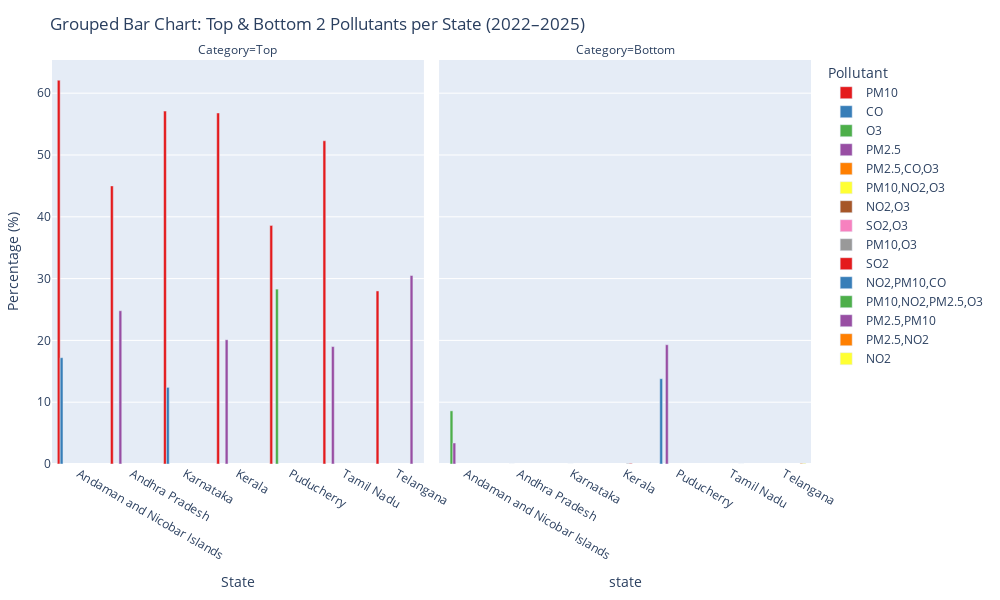

This figure's notebook cell:
### Code cell
import pandas as pd
import plotly.express as px

# Create top 2 and bottom 2 pollutants per state
def get_top_bottom_pollutants(df, top_n=2):
    records = []

    for state in df['state'].unique():
        state_data = df[df['state'] == state].copy()
        sorted_data = state_data.sort_values(by='percentage', ascending=False)

        # Top N
        for _, row in sorted_data.head(top_n).iterrows():
            records.append({
                'state': state,
                'pollutant': row['prominent_pollutants'],
                'percentage': row['percentage'],
                'Category': 'Top'
            })

        # Bottom N
        for _, row in sorted_data.tail(top_n).iterrows():
            records.append({
                'state': state,
                'pollutant': row['prominent_pollutants'],
                'percentage': row['percentage'],
                'Category': 'Bottom'
            })

    return pd.DataFrame(records)

# Prepare data
top_bottom_df = get_top_bottom_pollutants(pollutant_counts)

# Plot grouped bar chart
fig = px.bar(
    top_bottom_df,
    x='state',
    y='percentage',
    color='pollutant',
    barmode='group',
    facet_col='Category',
    height=600,
    width=1000,
    title='Grouped Bar Chart: Top & Bottom 2 Pollutants per State (2022–2025)',
    color_discrete_sequence=px.colors.qualitative.Set1
)

fig.update_layout(
    xaxis_title='State',
    yaxis_title='Percentage (%)',
    legend_title='Pollutant',
    margin=dict(t=60, l=40, r=40, b=40)
)

fig.show()

### Figure 1 — Plotly figure (JSON) as saved in the notebook; plotly's stock layout.template omitted (floating-point values rounded to 4 significant figures)
{"data": [{"alignmentgroup": "True", "hovertemplate": "pollutant=PM10<br>Category=Top<br>state=%{x}<br>percentage=%{y}<extra></extra>", "legendgroup": "PM10", "marker": {"color": "rgb(228,26,28)", "pattern": {"shape": ""}}, "name": "PM10", "offsetgroup": "PM10", "orientation": "v", "showlegend": true, "textposition": "auto", "type": "bar", "x": ["Andaman and Nicobar Islands", "Andhra Pradesh", "Karnataka", "Kerala", "Puducherry", "Tamil Nadu", "Telangana"], "xaxis": "x", "y": [62.1, 45.0, 57.1, 56.8, 38.6, 52.3, 28.0], "yaxis": "y"}, {"alignmentgroup": "True", "hovertemplate": "pollutant=CO<br>Category=Top<br>state=%{x}<br>percentage=%{y}<extra></extra>", "legendgroup": "CO", "marker": {"color": "rgb(55,126,184)", "pattern": {"shape": ""}}, "name": "CO", "offsetgroup": "CO", "orientation": "v", "showlegend": true, "textposition": "auto", "type": "bar", "x": ["Andaman and Nicobar Islands", "Karnataka"], "xaxis": "x", "y": [17.2, 12.4], "yaxis": "y"}, {"alignmentgroup": "True", "hovertemplate": "pollutant=CO<br>Category=Bottom<br>state=%{x}<br>percentage=%{y}<extra></extra>", "legendgroup": "CO", "marker": {"color": "rgb(55,126,184)", "pattern": {"shape": ""}}, "name": "CO", "offsetgroup": "CO", "orientation": "v", "showlegend": false, "textposition": "auto", "type": "bar", "x": ["Puducherry"], "xaxis": "x2", "y": [13.8], "yaxis": "y2"}, {"alignmentgroup": "True", "hovertemplate": "pollutant=O3<br>Category=Top<br>state=%{x}<br>percentage=%{y}<extra></extra>", "legendgroup": "O3", "marker": {"color": "rgb(77,175,74)", "pattern": {"shape": ""}}, "name": "O3", "offsetgroup": "O3", "orientation": "v", "showlegend": true, "textposition": "auto", "type": "bar", "x": ["Puducherry"], "xaxis": "x", "y": [28.3], "yaxis": "y"}, {"alignmentgroup": "True", "hovertemplate": "pollutant=O3<br>Category=Bottom<br>state=%{x}<br>percentage=%{y}<extra></extra>", "legendgroup": "O3", "marker": {"color": "rgb(77,175,74)", "pattern": {"shape": ""}}, "name": "O3", "offsetgroup": "O3", "orientation": "v", "showlegend": false, "textposition": "auto", "type": "bar", "x": ["Andaman and Nicobar Islands"], "xaxis": "x2", "y": [8.6], "yaxis": "y2"}, {"alignmentgroup": "True", "hovertemplate": "pollutant=PM2.5<br>Category=Top<br>state=%{x}<br>percentage=%{y}<extra></extra>", "legendgroup": "PM2.5", "marker": {"color": "rgb(152,78,163)", "pattern": {"shape": ""}}, "name": "PM2.5", "offsetgroup": "PM2.5", "orientation": "v", "showlegend": true, "textposition": "auto", "type": "bar", "x": ["Andhra Pradesh", "Kerala", "Tamil Nadu"], "xaxis": "x", "y": [24.8, 20.1, 19.0], "yaxis": "y"}, {"alignmentgroup": "True", "hovertemplate": "pollutant=PM2.5<br>Category=Bottom<br>state=%{x}<br>percentage=%{y}<extra></extra>", "legendgroup": "PM2.5", "marker": {"color": "rgb(152,78,163)", "pattern": {"shape": ""}}, "name": "PM2.5", "offsetgroup": "PM2.5", "orientation": "v", "showlegend": false, "textposition": "auto", "type": "bar", "x": ["Andaman and Nicobar Islands", "Puducherry"], "xaxis": "x2", "y": [3.4, 19.3], "yaxis": "y2"}, {"alignmentgroup": "True", "hovertemplate": "pollutant=PM2.5,CO,O3<br>Category=Bottom<br>state=%{x}<br>percentage=%{y}<extra></extra>", "legendgroup": "PM2.5,CO,O3", "marker": {"color": "rgb(255,127,0)", "pattern": {"shape": ""}}, "name": "PM2.5,CO,O3", "offsetgroup": "PM2.5,CO,O3", "orientation": "v", "showlegend": true, "textposition": "auto", "type": "bar", "x": ["Andhra Pradesh"], "xaxis": "x2", "y": [0.0], "yaxis": "y2"}, {"alignmentgroup": "True", "hovertemplate": "pollutant=PM10,NO2,O3<br>Category=Bottom<br>state=%{x}<br>percentage=%{y}<extra></extra>", "legendgroup": "PM10,NO2,O3", "marker": {"color": "rgb(255,255,51)", "pattern": {"shape": ""}}, "name": "PM10,NO2,O3", "offsetgroup": "PM10,NO2,O3", "orientation": "v", "showlegend": true, "textposition": "auto", "type": "bar", "x": ["Andhra Pradesh"], "xaxis": "x2", "y": [0.0], "yaxis": "y2"}, {"alignmentgroup": "True", "hovertemplate": "pollutant=NO2,O3<br>Category=Bottom<br>state=%{x}<br>percentage=%{y}<extra></extra>", "legendgroup": "NO2,O3", "marker": {"color": "rgb(166,86,40)", "pattern": {"shape": ""}}, "name": "NO2,O3", "offsetgroup": "NO2,O3", "orientation": "v", "showlegend": true, "textposition": "auto", "type": "bar", "x": ["Karnataka"], "xaxis": "x2", "y": [0.0], "yaxis": "y2"}, {"alignmentgroup": "True", "hovertemplate": "pollutant=SO2,O3<br>Category=Bottom<br>state=%{x}<br>percentage=%{y}<extra></extra>", "legendgroup": "SO2,O3", "marker": {"color": "rgb(247,129,191)", "pattern": {"shape": ""}}, "name": "SO2,O3", "offsetgroup": "SO2,O3", "orientation": "v", "showlegend": true, "textposition": "auto", "type": "bar", "x": ["Karnataka"], "xaxis": "x2", "y": [0.0], "yaxis": "y2"}, {"alignmentgroup": "True", "hovertemplate": "pollutant=PM10,O3<br>Category=Bottom<br>state=%{x}<br>percentage=%{y}<extra></extra>", "legendgroup": "PM10,O3", "marker": {"color": "rgb(153,153,153)", "pattern": {"shape": ""}}, "name": "PM10,O3", "offsetgroup": "PM10,O3", "orientation": "v", "showlegend": true, "textposition": "auto", "type": "bar", "x": ["Kerala"], "xaxis": "x2", "y": [0.1], "yaxis": "y2"}, {"alignmentgroup": "True", "hovertemplate": "pollutant=SO2<br>Category=Bottom<br>state=%{x}<br>percentage=%{y}<extra></extra>", "legendgroup": "SO2", "marker": {"color": "rgb(228,26,28)", "pattern": {"shape": ""}}, "name": "SO2", "offsetgroup": "SO2", "orientation": "v", "showlegend": true, "textposition": "auto", "type": "bar", "x": ["Kerala"], "xaxis": "x2", "y": [0.1], "yaxis": "y2"}, {"alignmentgroup": "True", "hovertemplate": "pollutant=NO2,PM10,CO<br>Category=Bottom<br>state=%{x}<br>percentage=%{y}<extra></extra>", "legendgroup": "NO2,PM10,CO", "marker": {"color": "rgb(55,126,184)", "pattern": {"shape": ""}}, "name": "NO2,PM10,CO", "offsetgroup": "NO2,PM10,CO", "orientation": "v", "showlegend": true, "textposition": "auto", "type": "bar", "x": ["Tamil Nadu"], "xaxis": "x2", "y": [0.0], "yaxis": "y2"}, {"alignmentgroup": "True", "hovertemplate": "pollutant=PM10,NO2,PM2.5,O3<br>Category=Bottom<br>state=%{x}<br>percentage=%{y}<extra></extra>", "legendgroup": "PM10,NO2,PM2.5,O3", "marker": {"color": "rgb(77,175,74)", "pattern": {"shape": ""}}, "name": "PM10,NO2,PM2.5,O3", "offsetgroup": "PM10,NO2,PM2.5,O3", "orientation": "v", "showlegend": true, "textposition": "auto", "type": "bar", "x": ["Tamil Nadu"], "xaxis": "x2", "y": [0.0], "yaxis": "y2"}, {"alignmentgroup": "True", "hovertemplate": "pollutant=PM2.5,PM10<br>Category=Top<br>state=%{x}<br>percentage=%{y}<extra></extra>", "legendgroup": "PM2.5,PM10", "marker": {"color": "rgb(152,78,163)", "pattern": {"shape": ""}}, "name": "PM2.5,PM10", "offsetgroup": "PM2.5,PM10", "orientation": "v", "showlegend": true, "textposition": "auto", "type": "bar", "x": ["Telangana"], "xaxis": "x", "y": [30.5], "yaxis": "y"}, {"alignmentgroup": "True", "hovertemplate": "pollutant=PM2.5,NO2<br>Category=Bottom<br>state=%{x}<br>percentage=%{y}<extra></extra>", "legendgroup": "PM2.5,NO2", "marker": {"color": "rgb(255,127,0)", "pattern": {"shape": ""}}, "name": "PM2.5,NO2", "offsetgroup": "PM2.5,NO2", "orientation": "v", "showlegend": true, "textposition": "auto", "type": "bar", "x": ["Telangana"], "xaxis": "x2", "y": [0.1], "yaxis": "y2"}, {"alignmentgroup": "True", "hovertemplate": "pollutant=NO2<br>Category=Bottom<br>state=%{x}<br>percentage=%{y}<extra></extra>", "legendgroup": "NO2", "marker": {"color": "rgb(255,255,51)", "pattern": {"shape": ""}}, "name": "NO2", "offsetgroup": "NO2", "orientation": "v", "showlegend": true, "textposition": "auto", "type": "bar", "x": ["Telangana"], "xaxis": "x2", "y": [0.1], "yaxis": "y2"}], "layout": {"annotations": [{"font": {}, "showarrow": false, "text": "Category=Top", "x": 0.245, "xanchor": "center", "xref": "paper", "y": 1, "yanchor": "bottom", "yref": "paper"}, {"font": {}, "showarrow": false, "text": "Category=Bottom", "x": 0.755, "xanchor": "center", "xref": "paper", "y": 1, "yanchor": "bottom", "yref": "paper"}], "barmode": "group", "height": 600, "legend": {"title": {"text": "Pollutant"}, "tracegroupgap": 0}, "margin": {"b": 40, "l": 40, "r": 40, "t": 60}, "title": {"text": "Grouped Bar Chart: Top & Bottom 2 Pollutants per State (2022–2025)"}, "width": 1000, "xaxis": {"anchor": "y", "domain": [0, 0.49], "title": {"text": "State"}}, "xaxis2": {"anchor": "y2", "domain": [0.51, 1], "matches": "x", "title": {"text": "state"}}, "yaxis": {"anchor": "x", "domain": [0, 1], "title": {"text": "Percentage (%)"}}, "yaxis2": {"anchor": "x2", "domain": [0, 1], "matches": "y", "showticklabels": false}}}
